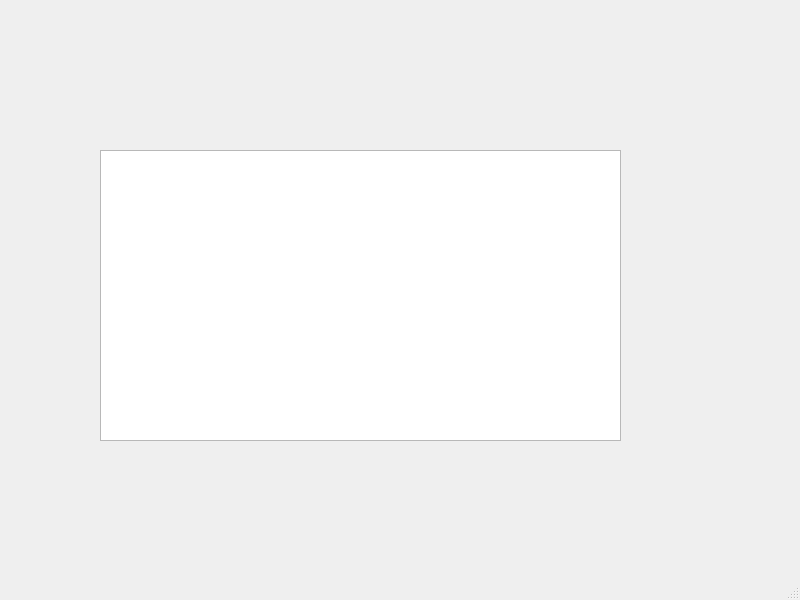
<?xml version="1.0" encoding="UTF-8"?>
<ui version="4.0">
    <class>MainWindow</class>
    <widget class="QMainWindow" name="MainWindow">
        <property name="geometry">
            <rect>
                <x>0</x>
                <y>0</y>
                <width>800</width>
                <height>600</height>
            </rect>
        </property>
        <property name="windowTitle">
            <string>MainWindow</string>
        </property>
        <widget class="QWidget" name="centralwidget">
            <widget class="QListView" name="listtbv">
                <property name="geometry">
                    <rect>
                        <x>100</x>
                        <y>150</y>
                        <width>521</width>
                        <height>291</height>
                    </rect>
                </property>
            </widget>
        </widget>
        <widget class="QMenuBar" name="menubar">
            <property name="geometry">
                <rect>
                    <x>0</x>
                    <y>0</y>
                    <width>800</width>
                    <height>23</height>
                </rect>
            </property>
        </widget>
        <widget class="QStatusBar" name="statusbar"/>
    </widget>
    <resources/>
    <connections/>
</ui>
